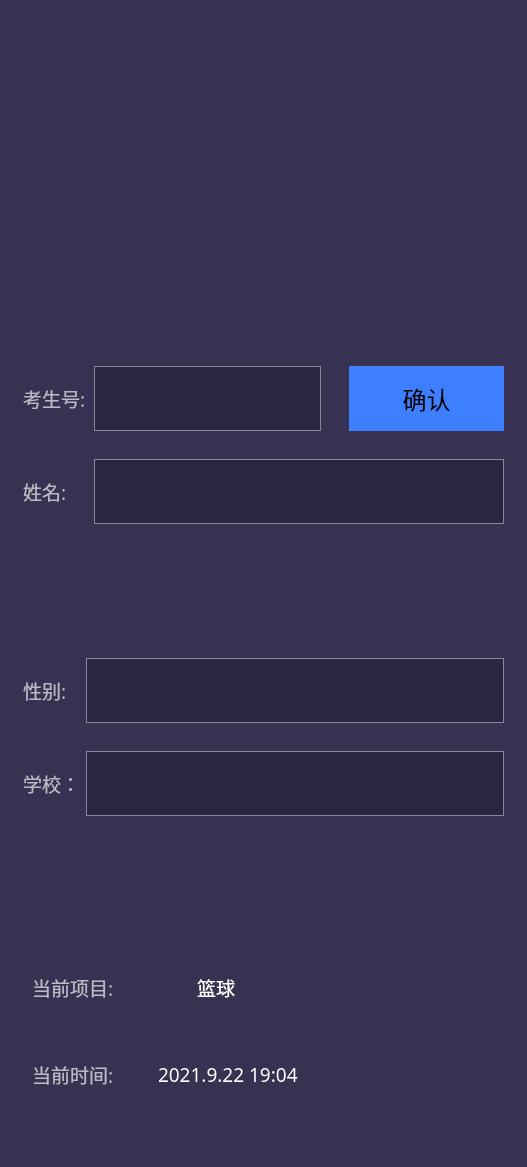
           <widget class="QFrame" name="frame_13">
            <property name="minimumSize">
             <size>
              <width>0</width>
              <height>243</height>
             </size>
            </property>
            <property name="maximumSize">
             <size>
              <width>16777215</width>
              <height>16777215</height>
             </size>
            </property>
            <property name="styleSheet">
             <string notr="true">background-color: rgb(55, 50, 82);</string>
            </property>
            <property name="title" stdset="0">
             <string/>
            </property>
            <layout class="QVBoxLayout" name="verticalLayout_34">
             <item>
              <layout class="QHBoxLayout" name="horizontalLayout_4">
               <item>
                <spacer name="horizontalSpacer_9">
                 <property name="orientation">
                  <enum>Qt::Horizontal</enum>
                 </property>
                 <property name="sizeType">
                  <enum>QSizePolicy::Preferred</enum>
                 </property>
                 <property name="sizeHint" stdset="0">
                  <size>
                   <width>40</width>
                   <height>20</height>
                  </size>
                 </property>
                </spacer>
               </item>
               <item>
                <layout class="QVBoxLayout" name="verticalLayout_23">
                 <item>
                  <spacer name="verticalSpacer_16">
                   <property name="orientation">
                    <enum>Qt::Vertical</enum>
                   </property>
                   <property name="sizeType">
                    <enum>QSizePolicy::Maximum</enum>
                   </property>
                   <property name="sizeHint" stdset="0">
                    <size>
                     <width>20</width>
                     <height>49</height>
                    </size>
                   </property>
                  </spacer>
                 </item>
                 <item>
                  <widget class="QLabel" name="lbUserPic">
                   <property name="sizePolicy">
                    <sizepolicy hsizetype="Preferred" vsizetype="Preferred">
                     <horstretch>0</horstretch>
                     <verstretch>0</verstretch>
                    </sizepolicy>
                   </property>
                   <property name="minimumSize">
                    <size>
                     <width>155</width>
                     <height>183</height>
                    </size>
                   </property>
                   <property name="maximumSize">
                    <size>
                     <width>155</width>
                     <height>183</height>
                    </size>
                   </property>
                   <property name="styleSheet">
                    <string notr="true">border-image: url(:/resource/images/examPage/headPic.png);</string>
                   </property>
                   <property name="text">
                    <string/>
                   </property>
                   <property name="alignment">
                    <set>Qt::AlignCenter</set>
                   </property>
                  </widget>
                 </item>
                 <item>
                  <spacer name="verticalSpacer_17">
                   <property name="orientation">
                    <enum>Qt::Vertical</enum>
                   </property>
                   <property name="sizeType">
                    <enum>QSizePolicy::Maximum</enum>
                   </property>
                   <property name="sizeHint" stdset="0">
                    <size>
                     <width>20</width>
                     <height>52</height>
                    </size>
                   </property>
                  </spacer>
                 </item>
                </layout>
               </item>
               <item>
                <spacer name="horizontalSpacer_10">
                 <property name="orientation">
                  <enum>Qt::Horizontal</enum>
                 </property>
                 <property name="sizeType">
                  <enum>QSizePolicy::Preferred</enum>
                 </property>
                 <property name="sizeHint" stdset="0">
                  <size>
                   <width>40</width>
                   <height>20</height>
                  </size>
                 </property>
                </spacer>
               </item>
              </layout>
             </item>
             <item>
              <widget class="QGroupBox" name="groupBox">
               <property name="styleSheet">
                <string notr="true">border:none;</string>
               </property>
               <property name="title">
                <string/>
               </property>
               <layout class="QVBoxLayout" name="verticalLayout_35">
                <item>
                 <spacer name="verticalSpacer_28">
                  <property name="orientation">
                   <enum>Qt::Vertical</enum>
                  </property>
                  <property name="sizeHint" stdset="0">
                   <size>
                    <width>20</width>
                    <height>50</height>
                   </size>
                  </property>
                 </spacer>
                </item>
                <item>
                 <layout class="QHBoxLayout" name="horizontalLayout_6">
                  <item>
                   <layout class="QVBoxLayout" name="verticalLayout_2">
                    <property name="spacing">
                     <number>28</number>
                    </property>
                    <item>
                     <widget class="QLabel" name="label_4">
                      <property name="maximumSize">
                       <size>
                        <width>65</width>
                        <height>65</height>
                       </size>
                      </property>
                      <property name="font">
                       <font>
                        <family>Microsoft YaHei</family>
                        <pointsize>14</pointsize>
                       </font>
                      </property>
                      <property name="styleSheet">
                       <string notr="true">color: rgb(185, 184, 195);</string>
                      </property>
                      <property name="text">
                       <string>考生号:</string>
                      </property>
                      <property name="alignment">
                       <set>Qt::AlignLeading|Qt::AlignLeft|Qt::AlignVCenter</set>
                      </property>
                     </widget>
                    </item>
                    <item>
                     <widget class="QLabel" name="label_5">
                      <property name="maximumSize">
                       <size>
                        <width>65</width>
                        <height>65</height>
                       </size>
                      </property>
                      <property name="font">
                       <font>
                        <family>Microsoft YaHei</family>
                        <pointsize>14</pointsize>
                       </font>
                      </property>
                      <property name="styleSheet">
                       <string notr="true">color: rgb(185, 184, 195);</string>
                      </property>
                      <property name="text">
                       <string>姓名:</string>
                      </property>
                     </widget>
                    </item>
                   </layout>
                  </item>
                  <item>
                   <layout class="QVBoxLayout" name="verticalLayout_3">
                    <property name="spacing">
                     <number>28</number>
                    </property>
                    <item>
                     <layout class="QHBoxLayout" name="horizontalLayout_5">
                      <item>
                       <widget class="QLineEdit" name="leUserId">
                        <property name="sizePolicy">
                         <sizepolicy hsizetype="Preferred" vsizetype="Fixed">
                          <horstretch>0</horstretch>
                          <verstretch>0</verstretch>
                         </sizepolicy>
                        </property>
                        <property name="minimumSize">
                         <size>
                          <width>188</width>
                          <height>65</height>
                         </size>
                        </property>
                        <property name="maximumSize">
                         <size>
                          <width>16777215</width>
                          <height>188</height>
                         </size>
                        </property>
                        <property name="font">
                         <font>
                          <family>Microsoft YaHei</family>
                          <pointsize>18</pointsize>
                         </font>
                        </property>
                        <property name="styleSheet">
                         <string notr="true">background-color: rgb(42, 38, 66);
color: rgb(255, 255, 255);
border:1px solid #898698;</string>
                        </property>
                       </widget>
                      </item>
                      <item>
                       <widget class="QPushButton" name="pbConfimUserIdBtn">
                        <property name="minimumSize">
                         <size>
                          <width>97</width>
                          <height>65</height>
                         </size>
                        </property>
                        <property name="font">
                         <font>
                          <family>Microsoft YaHei</family>
                          <pointsize>18</pointsize>
                         </font>
                        </property>
                        <property name="styleSheet">
                         <string notr="true">background-color: rgb(61, 127, 255);
color: rgb(0, 0, 0);</string>
                        </property>
                        <property name="text">
                         <string>确认</string>
                        </property>
                       </widget>
                      </item>
                     </layout>
                    </item>
                    <item>
                     <widget class="QLineEdit" name="leUserName">
                      <property name="sizePolicy">
                       <sizepolicy hsizetype="Preferred" vsizetype="Fixed">
                        <horstretch>0</horstretch>
                        <verstretch>0</verstretch>
                       </sizepolicy>
                      </property>
                      <property name="minimumSize">
                       <size>
                        <width>0</width>
                        <height>65</height>
                       </size>
                      </property>
                      <property name="maximumSize">
                       <size>
                        <width>16777215</width>
                        <height>288</height>
                       </size>
                      </property>
                      <property name="font">
                       <font>
                        <family>Microsoft YaHei</family>
                        <pointsize>18</pointsize>
                       </font>
                      </property>
                      <property name="styleSheet">
                       <string notr="true">background-color: rgb(42, 38, 66);
color: rgb(255, 255, 255);
border:1px solid #898698;</string>
                      </property>
                     </widget>
                    </item>
                   </layout>
                  </item>
                 </layout>
                </item>
                <item>
                 <spacer name="verticalSpacer_27">
                  <property name="orientation">
                   <enum>Qt::Vertical</enum>
                  </property>
                  <property name="sizeHint" stdset="0">
                   <size>
                    <width>20</width>
                    <height>50</height>
                   </size>
                  </property>
                 </spacer>
                </item>
               </layout>
              </widget>
             </item>
             <item>
              <widget class="QGroupBox" name="groupBox_2">
               <property name="styleSheet">
                <string notr="true">border:none</string>
               </property>
               <property name="title">
                <string/>
               </property>
               <layout class="QVBoxLayout" name="verticalLayout_36">
                <item>
                 <spacer name="verticalSpacer_30">
                  <property name="orientation">
                   <enum>Qt::Vertical</enum>
                  </property>
                  <property name="sizeHint" stdset="0">
                   <size>
                    <width>20</width>
                    <height>51</height>
                   </size>
                  </property>
                 </spacer>
                </item>
                <item>
                 <layout class="QHBoxLayout" name="horizontalLayout_20">
                  <item>
                   <layout class="QVBoxLayout" name="verticalLayout_25">
                    <property name="spacing">
                     <number>28</number>
                    </property>
                    <item>
                     <widget class="QLabel" name="label_6">
                      <property name="maximumSize">
                       <size>
                        <width>16777215</width>
                        <height>65</height>
                       </size>
                      </property>
                      <property name="font">
                       <font>
                        <family>Microsoft YaHei</family>
                        <pointsize>14</pointsize>
                       </font>
                      </property>
                      <property name="styleSheet">
                       <string notr="true">color: rgb(185, 184, 195);</string>
                      </property>
                      <property name="text">
                       <string>性别:</string>
                      </property>
                     </widget>
                    </item>
                    <item>
                     <widget class="QLabel" name="label_7">
                      <property name="maximumSize">
                       <size>
                        <width>16777215</width>
                        <height>65</height>
                       </size>
                      </property>
                      <property name="font">
                       <font>
                        <family>Microsoft YaHei</family>
                        <pointsize>14</pointsize>
                       </font>
                      </property>
                      <property name="styleSheet">
                       <string notr="true">color: rgb(185, 184, 195);</string>
                      </property>
                      <property name="text">
                       <string>学校：</string>
                      </property>
                     </widget>
                    </item>
                   </layout>
                  </item>
                  <item>
                   <layout class="QVBoxLayout" name="verticalLayout_31">
                    <property name="spacing">
                     <number>28</number>
                    </property>
                    <item>
                     <widget class="QLineEdit" name="leUserGender">
                      <property name="minimumSize">
                       <size>
                        <width>0</width>
                        <height>65</height>
                       </size>
                      </property>
                      <property name="font">
                       <font>
                        <family>Microsoft YaHei</family>
                        <pointsize>18</pointsize>
                       </font>
                      </property>
                      <property name="styleSheet">
                       <string notr="true">background-color: rgb(42, 38, 66);
color: rgb(255, 255, 255);
border:1px solid #898698;</string>
                      </property>
                     </widget>
                    </item>
                    <item>
                     <widget class="QLineEdit" name="leUserSchool">
                      <property name="minimumSize">
                       <size>
                        <width>0</width>
                        <height>65</height>
                       </size>
                      </property>
                      <property name="font">
                       <font>
                        <family>Microsoft YaHei</family>
                        <pointsize>18</pointsize>
                       </font>
                      </property>
                      <property name="styleSheet">
                       <string notr="true">background-color: rgb(42, 38, 66);
color: rgb(255, 255, 255);
border:1px solid #898698;</string>
                      </property>
                     </widget>
                    </item>
                   </layout>
                  </item>
                 </layout>
                </item>
                <item>
                 <spacer name="verticalSpacer_29">
                  <property name="orientation">
                   <enum>Qt::Vertical</enum>
                  </property>
                  <property name="sizeHint" stdset="0">
                   <size>
                    <width>20</width>
                    <height>51</height>
                   </size>
                  </property>
                 </spacer>
                </item>
               </layout>
              </widget>
             </item>
             <item>
              <widget class="QGroupBox" name="groupBox_3">
               <property name="styleSheet">
                <string notr="true">border:none</string>
               </property>
               <property name="title">
                <string/>
               </property>
               <layout class="QVBoxLayout" name="verticalLayout_33">
                <property name="spacing">
                 <number>28</number>
                </property>
                <item>
                 <spacer name="verticalSpacer_18">
                  <property name="orientation">
                   <enum>Qt::Vertical</enum>
                  </property>
                  <property name="sizeHint" stdset="0">
                   <size>
                    <width>20</width>
                    <height>58</height>
                   </size>
                  </property>
                 </spacer>
                </item>
                <item>
                 <widget class="QGroupBox" name="groupBox_4">
                  <property name="maximumSize">
                   <size>
                    <width>16777215</width>
                    <height>60</height>
                   </size>
                  </property>
                  <property name="styleSheet">
                   <string notr="true">border:none;</string>
                  </property>
                  <property name="title">
                   <string/>
                  </property>
                  <layout class="QHBoxLayout" name="horizontalLayout_11">
                   <item>
                    <widget class="QLabel" name="label_8">
                     <property name="minimumSize">
                      <size>
                       <width>0</width>
                       <height>17</height>
                      </size>
                     </property>
                     <property name="maximumSize">
                      <size>
                       <width>120</width>
                       <height>16777215</height>
                      </size>
                     </property>
                     <property name="font">
                      <font>
                       <family>Microsoft YaHei</family>
                       <pointsize>14</pointsize>
                      </font>
                     </property>
                     <property name="styleSheet">
                      <string notr="true">color: rgb(185, 184, 195);</string>
                     </property>
                     <property name="text">
                      <string>当前项目:   </string>
                     </property>
                    </widget>
                   </item>
                   <item>
                    <widget class="QLabel" name="label_33">
                     <property name="minimumSize">
                      <size>
                       <width>40</width>
                       <height>40</height>
                      </size>
                     </property>
                     <property name="maximumSize">
                      <size>
                       <width>40</width>
                       <height>40</height>
                      </size>
                     </property>
                     <property name="styleSheet">
                      <string notr="true">border-image: url(:/resource/images/mainform/basketball.png);</string>
                     </property>
                     <property name="text">
                      <string/>
                     </property>
                    </widget>
                   </item>
                   <item>
                    <widget class="QLabel" name="label_9">
                     <property name="font">
                      <font>
                       <family>Microsoft YaHei</family>
                       <pointsize>14</pointsize>
                       <weight>50</weight>
                       <bold>false</bold>
                      </font>
                     </property>
                     <property name="styleSheet">
                      <string notr="true">color: rgb(255, 255, 255);</string>
                     </property>
                     <property name="text">
                      <string/>
                     </property>
                     <property name="alignment">
                      <set>Qt::AlignCenter</set>
                     </property>
                    </widget>
                   </item>
                   <item>
                    <widget class="QLabel" name="lbProjectName">
                     <property name="font">
                      <font>
                       <family>Microsoft YaHei</family>
                       <pointsize>14</pointsize>
                      </font>
                     </property>
                     <property name="styleSheet">
                      <string notr="true">color: rgb(255, 255, 255);</string>
                     </property>
                     <property name="text">
                      <string>篮球</string>
                     </property>
                    </widget>
                   </item>
                   <item>
                    <spacer name="horizontalSpacer_47">
                     <property name="orientation">
                      <enum>Qt::Horizontal</enum>
                     </property>
                     <property name="sizeHint" stdset="0">
                      <size>
                       <width>260</width>
                       <height>20</height>
                      </size>
                     </property>
                    </spacer>
                   </item>
                  </layout>
                 </widget>
                </item>
                <item>
                 <widget class="QGroupBox" name="groupBox_12">
                  <property name="minimumSize">
                   <size>
                    <width>0</width>
                    <height>60</height>
                   </size>
                  </property>
                  <property name="maximumSize">
                   <size>
                    <width>16777215</width>
                    <height>60</height>
                   </size>
                  </property>
                  <property name="styleSheet">
                   <string notr="true">border:none;</string>
                  </property>
                  <property name="title">
                   <string/>
                  </property>
                  <layout class="QHBoxLayout" name="horizontalLayout_32">
                   <item>
                    <widget class="QLabel" name="label_10">
                     <property name="minimumSize">
                      <size>
                       <width>0</width>
                       <height>17</height>
                      </size>
                     </property>
                     <property name="maximumSize">
                      <size>
                       <width>120</width>
                       <height>16777215</height>
                      </size>
                     </property>
                     <property name="font">
                      <font>
                       <family>Microsoft YaHei</family>
                       <pointsize>14</pointsize>
                      </font>
                     </property>
                     <property name="styleSheet">
                      <string notr="true">color: rgb(185, 184, 195);</string>
                     </property>
                     <property name="text">
                      <string>当前时间:</string>
                     </property>
                    </widget>
                   </item>
                   <item>
                    <widget class="QLabel" name="lbCurrentTime">
                     <property name="enabled">
                      <bool>true</bool>
                     </property>
                     <property name="minimumSize">
                      <size>
                       <width>0</width>
                       <height>0</height>
                      </size>
                     </property>
                     <property name="font">
                      <font>
                       <family>Microsoft YaHei</family>
                       <pointsize>14</pointsize>
                      </font>
                     </property>
                     <property name="styleSheet">
                      <string notr="true">color: rgb(255, 255, 255);</string>
                     </property>
                     <property name="text">
                      <string>2021.9.22 19:04</string>
                     </property>
                    </widget>
                   </item>
                  </layout>
                 </widget>
                </item>
                <item>
                 <spacer name="verticalSpacer_19">
                  <property name="orientation">
                   <enum>Qt::Vertical</enum>
                  </property>
                  <property name="sizeHint" stdset="0">
                   <size>
                    <width>20</width>
                    <height>40</height>
                   </size>
                  </property>
                 </spacer>
                </item>
               </layout>
              </widget>
             </item>
            </layout>
           </widget>
